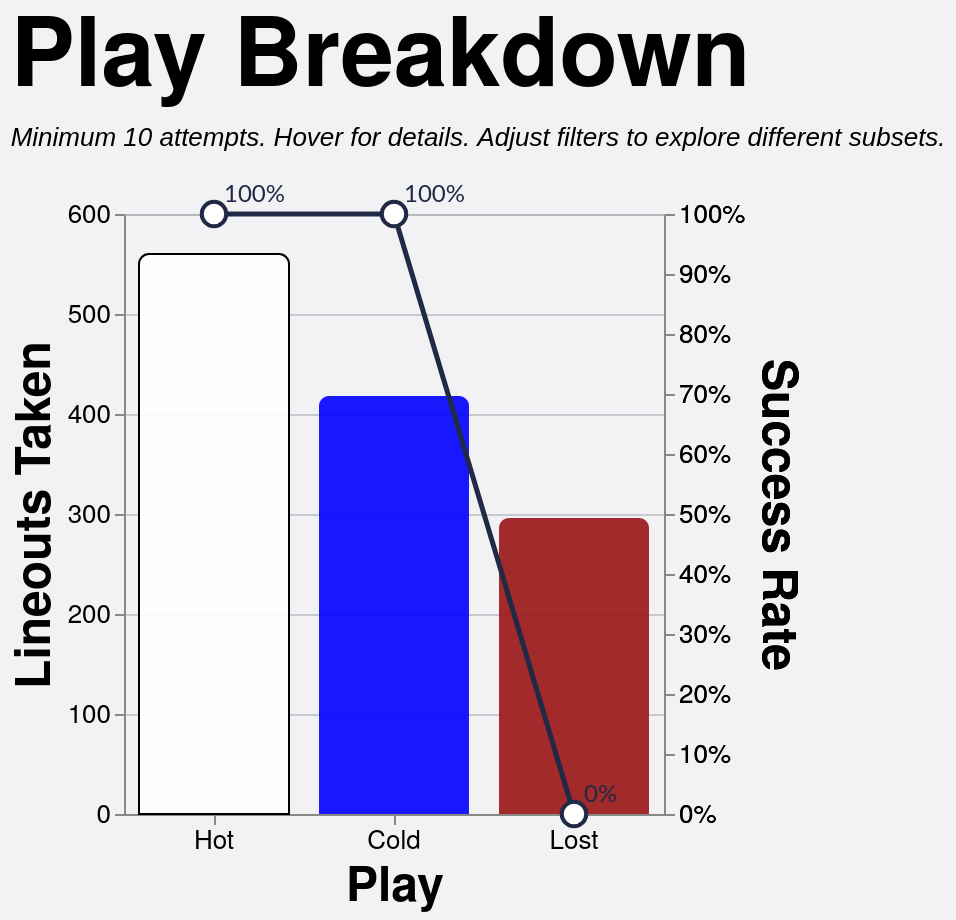

The Vega-Lite source for this figure:
### Vega-Lite specification from a JSON file in a GitHub repository (floating-point values rounded to 4 significant figures; data arrays with more than 128 entries replaced by an {"elided": "..."} marker saying what was removed)
{"config": {"axis": {"labelFont": "PT Sans Narrow, Helvetica Neue, Helvetica, Arial, sans-serif", "titleFont": "PT Sans Narrow, Helvetica Neue, Helvetica, Arial, sans-serif", "labelFontSize": 13, "titleFontSize": 24, "gridColor": "#202947", "gridOpacity": 0.2, "zindex": 1}, "text": {"font": "Lato, sans-serif"}, "bar": {"cornerRadiusEnd": 5}, "header": {"labelFont": "PT Sans Narrow, Helvetica Neue, Helvetica, Arial, sans-serif", "titleFont": "PT Sans Narrow, Helvetica Neue, Helvetica, Arial, sans-serif", "labelFontSize": 24, "titleFontSize": 28, "labelFontWeight": "bold", "orient": "left"}, "legend": {"labelFont": "PT Sans Narrow, Helvetica Neue, Helvetica, Arial, sans-serif", "titleFont": "PT Sans Narrow, Helvetica Neue, Helvetica, Arial, sans-serif", "labelFontSize": 14, "titleFontSize": 16, "titlePadding": 5, "fillColor": "white", "strokeColor": "black", "padding": 10, "titleFontWeight": "lighter", "titleFontStyle": "italic", "titleColor": "gray", "offset": 10}, "title": {"font": "PT Sans Narrow, Helvetica Neue, Helvetica, Arial, sans-serif", "fontSize": 48, "fontWeight": "bold", "anchor": "start", "align": "center", "titlePadding": 20, "subtitlePadding": 10, "subtitleFontSize": 13, "subtitleColor": "", "subtitleFontStyle": "italic", "offset": 15, "color": "black"}, "axisX": {"labelAngle": 0}, "facet": {"title": null, "header": null, "align": {"row": "each", "column": "each"}}, "resolve": {"scale": {"y": "independent", "facet": "independent"}}, "background": "#f2f1f4", "scale": {"offsetBandPaddingOuter": 0.2, "offsetBandPaddingInner": 0.1}}, "layer": [{"mark": {"type": "bar", "opacity": 0.9, "size": 75}, "encoding": {"color": {"field": "play", "legend": null, "scale": {"domain": ["Hot", "Cold", "Lost"], "range": ["white", "blue", "#991515"]}, "type": "nominal"}, "stroke": {"field": "play", "legend": null, "scale": {"domain": ["Hot", "Cold", "Lost"], "range": ["black", "transparent", "transparent"]}, "type": "nominal"}, "tooltip": [{"field": "play", "title": "Play", "type": "nominal"}, {"field": "attempts", "format": ",.0f", "title": "Attempts", "type": "quantitative"}, {"field": "won", "format": ",.0f", "title": "Won", "type": "quantitative"}, {"field": "success_rate", "format": ".1%", "title": "Success Rate", "type": "quantitative"}], "x": {"axis": {"labelAngle": 0}, "field": "play", "sort": ["Hot", "Cold", "Lost"], "title": "Play", "type": "nominal"}, "y": {"field": "attempts", "title": "Lineouts Taken", "type": "quantitative"}}, "transform": [{"filter": "(loSquad == 'All' || datum.squad == loSquad) && (loSeason == 'All' || datum.season == loSeason) && (loGameType == 'All' || (loGameType == 'League + Cup' && (datum.game_type == 'League' || datum.game_type == 'Cup')) || (loGameType == 'League only' && datum.game_type == 'League') || datum.game_type == loGameType) && (loThrower == 'All' || datum.thrower == loThrower) && (loJumper == 'All' || datum.jumper == loJumper) && (loArea == 'All' || datum.area == loArea) && (loNumbers == 'All' || datum.numbers == loNumbers)"}, {"aggregate": [{"op": "count", "as": "attempts"}, {"op": "sum", "field": "won", "as": "won"}], "groupby": ["play"]}, {"filter": "datum.attempts >= 10"}, {"calculate": "datum.won / datum.attempts", "as": "success_rate"}]}, {"mark": {"type": "line", "point": {"fill": "white", "filled": false, "size": 150, "stroke": "#202946"}, "stroke": "#202946", "strokeWidth": 2.5}, "encoding": {"tooltip": [{"field": "play", "title": "Play", "type": "nominal"}, {"field": "attempts", "format": ",.0f", "title": "Attempts", "type": "quantitative"}, {"field": "won", "format": ",.0f", "title": "Won", "type": "quantitative"}, {"field": "success_rate", "format": ".1%", "title": "Success Rate", "type": "quantitative"}], "x": {"axis": {"labelAngle": 0}, "field": "play", "sort": ["Hot", "Cold", "Lost"], "title": "Play", "type": "nominal"}, "y": {"axis": {"format": "%"}, "field": "success_rate", "scale": {"domain": [0, 1]}, "title": "Success Rate", "type": "quantitative"}}, "transform": [{"filter": "(loSquad == 'All' || datum.squad == loSquad) && (loSeason == 'All' || datum.season == loSeason) && (loGameType == 'All' || (loGameType == 'League + Cup' && (datum.game_type == 'League' || datum.game_type == 'Cup')) || (loGameType == 'League only' && datum.game_type == 'League') || datum.game_type == loGameType) && (loThrower == 'All' || datum.thrower == loThrower) && (loJumper == 'All' || datum.jumper == loJumper) && (loArea == 'All' || datum.area == loArea) && (loNumbers == 'All' || datum.numbers == loNumbers)"}, {"aggregate": [{"op": "count", "as": "attempts"}, {"op": "sum", "field": "won", "as": "won"}], "groupby": ["play"]}, {"filter": "datum.attempts >= 10"}, {"calculate": "datum.won / datum.attempts", "as": "success_rate"}]}, {"mark": {"type": "text", "align": "left", "baseline": "middle", "color": "#202946", "dx": 5, "dy": -10, "fontSize": 12}, "encoding": {"text": {"field": "success_rate", "format": ".0%", "type": "quantitative"}, "x": {"axis": {"labelAngle": 0}, "field": "play", "sort": ["Hot", "Cold", "Lost"], "title": "Play", "type": "nominal"}, "y": {"axis": {"format": "%"}, "field": "success_rate", "scale": {"domain": [0, 1]}, "title": "Success Rate", "type": "quantitative"}}, "transform": [{"filter": "(loSquad == 'All' || datum.squad == loSquad) && (loSeason == 'All' || datum.season == loSeason) && (loGameType == 'All' || (loGameType == 'League + Cup' && (datum.game_type == 'League' || datum.game_type == 'Cup')) || (loGameType == 'League only' && datum.game_type == 'League') || datum.game_type == loGameType) && (loThrower == 'All' || datum.thrower == loThrower) && (loJumper == 'All' || datum.jumper == loJumper) && (loArea == 'All' || datum.area == loArea) && (loNumbers == 'All' || datum.numbers == loNumbers)"}, {"aggregate": [{"op": "count", "as": "attempts"}, {"op": "sum", "field": "won", "as": "won"}], "groupby": ["play"]}, {"filter": "datum.attempts >= 10"}, {"calculate": "datum.won / datum.attempts", "as": "success_rate"}]}], "data": {"name": "data-15e79532cff8ae58bb045c3a34749407"}, "height": 300, "params": [{"name": "loSquad", "value": "All"}, {"name": "loSeason", "value": "All"}, {"name": "loGameType", "value": "All"}, {"name": "loThrower", "value": "All"}, {"name": "loJumper", "value": "All"}, {"name": "loArea", "value": "All"}, {"name": "loNumbers", "value": "All"}], "resolve": {"scale": {"y": "independent"}}, "title": {"text": "Play Breakdown", "subtitle": "Minimum 10 attempts. Hover for details. Adjust filters to explore different subsets."}, "width": {"step": 90}, "$schema": "https://vega.github.io/schema/vega-lite/v5.20.1.json", "datasets": {"data-15e79532cff8ae58bb045c3a34749407": {"elided": "1274 records"}}}
